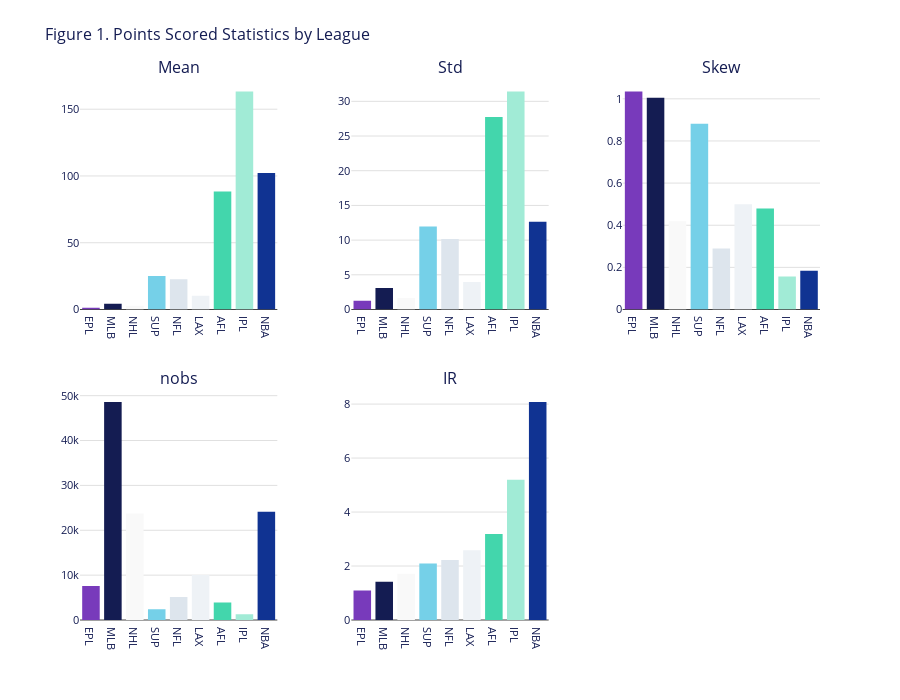

Notebook code for this chart:
### Code cell
# Create static seaborn catplot
grid = sns.catplot(point_stats.reset_index().melt(['LEAGUE']),
                   kind="bar",
                   x="LEAGUE",
                   y="value",
                   hue="LEAGUE",
                   col="variable",
                   col_wrap=3,
                   sharey=False)
grid.set_axis_labels("", "")
grid.set_titles("{col_name} (Points Scored)")

# Apply custom styling
style_catplot(grid, chart_colors)
plt.show()

# Create and display interactive Plotly version with same layout
fig = create_plotly_catplot(
    data=point_stats.reset_index().melt(['LEAGUE']),
    x_col="LEAGUE",
    y_col="value",
    hue_col="LEAGUE",
    col_col="variable",
    col_wrap=3,  # Same as seaborn version
    title="Figure 1. Points Scored Statistics by League",
    sharey=False
)

# Display interactive plot in notebook
fig.show()

# Export both HTML and JSON versions
export_plot(fig, "point_stats_catplot", "Points Scored Statistics")

### Figure 1 — Plotly figure (JSON) as saved in the notebook; plotly's stock layout.template omitted (floating-point values rounded to 4 significant figures)
{"data": [{"hovertemplate": "LEAGUE: EPL<br>LEAGUE: %{x}<br>value: %{y}<extra></extra>", "marker": {"color": "#783ABB"}, "name": "EPL", "showlegend": true, "type": "bar", "x": ["EPL"], "xaxis": "x", "y": [1.375], "yaxis": "y"}, {"hovertemplate": "LEAGUE: MLB<br>LEAGUE: %{x}<br>value: %{y}<extra></extra>", "marker": {"color": "#141C52"}, "name": "MLB", "showlegend": true, "type": "bar", "x": ["MLB"], "xaxis": "x", "y": [4.388], "yaxis": "y"}, {"hovertemplate": "LEAGUE: NHL<br>LEAGUE: %{x}<br>value: %{y}<extra></extra>", "marker": {"color": "#F9F9F9"}, "name": "NHL", "showlegend": true, "type": "bar", "x": ["NHL"], "xaxis": "x", "y": [2.808], "yaxis": "y"}, {"hovertemplate": "LEAGUE: SUP<br>LEAGUE: %{x}<br>value: %{y}<extra></extra>", "marker": {"color": "#75D0E8"}, "name": "SUP", "showlegend": true, "type": "bar", "x": ["SUP"], "xaxis": "x", "y": [25.1], "yaxis": "y"}, {"hovertemplate": "LEAGUE: NFL<br>LEAGUE: %{x}<br>value: %{y}<extra></extra>", "marker": {"color": "#DDE5ED"}, "name": "NFL", "showlegend": true, "type": "bar", "x": ["NFL"], "xaxis": "x", "y": [22.64], "yaxis": "y"}, {"hovertemplate": "LEAGUE: LAX<br>LEAGUE: %{x}<br>value: %{y}<extra></extra>", "marker": {"color": "#EEF2F6"}, "name": "LAX", "showlegend": true, "type": "bar", "x": ["LAX"], "xaxis": "x", "y": [10.26], "yaxis": "y"}, {"hovertemplate": "LEAGUE: AFL<br>LEAGUE: %{x}<br>value: %{y}<extra></extra>", "marker": {"color": "#43D6AC"}, "name": "AFL", "showlegend": true, "type": "bar", "x": ["AFL"], "xaxis": "x", "y": [88.3], "yaxis": "y"}, {"hovertemplate": "LEAGUE: IPL<br>LEAGUE: %{x}<br>value: %{y}<extra></extra>", "marker": {"color": "#A1EBD6"}, "name": "IPL", "showlegend": true, "type": "bar", "x": ["IPL"], "xaxis": "x", "y": [163.3], "yaxis": "y"}, {"hovertemplate": "LEAGUE: NBA<br>LEAGUE: %{x}<br>value: %{y}<extra></extra>", "marker": {"color": "#103392"}, "name": "NBA", "showlegend": true, "type": "bar", "x": ["NBA"], "xaxis": "x", "y": [102.2], "yaxis": "y"}, {"hovertemplate": "LEAGUE: EPL<br>LEAGUE: %{x}<br>value: %{y}<extra></extra>", "marker": {"color": "#783ABB"}, "name": "EPL", "showlegend": false, "type": "bar", "x": ["EPL"], "xaxis": "x2", "y": [1.259], "yaxis": "y2"}, {"hovertemplate": "LEAGUE: MLB<br>LEAGUE: %{x}<br>value: %{y}<extra></extra>", "marker": {"color": "#141C52"}, "name": "MLB", "showlegend": false, "type": "bar", "x": ["MLB"], "xaxis": "x2", "y": [3.097], "yaxis": "y2"}, {"hovertemplate": "LEAGUE: NHL<br>LEAGUE: %{x}<br>value: %{y}<extra></extra>", "marker": {"color": "#F9F9F9"}, "name": "NHL", "showlegend": false, "type": "bar", "x": ["NHL"], "xaxis": "x2", "y": [1.64], "yaxis": "y2"}, {"hovertemplate": "LEAGUE: SUP<br>LEAGUE: %{x}<br>value: %{y}<extra></extra>", "marker": {"color": "#75D0E8"}, "name": "SUP", "showlegend": false, "type": "bar", "x": ["SUP"], "xaxis": "x2", "y": [11.97], "yaxis": "y2"}, {"hovertemplate": "LEAGUE: NFL<br>LEAGUE: %{x}<br>value: %{y}<extra></extra>", "marker": {"color": "#DDE5ED"}, "name": "NFL", "showlegend": false, "type": "bar", "x": ["NFL"], "xaxis": "x2", "y": [10.18], "yaxis": "y2"}, {"hovertemplate": "LEAGUE: LAX<br>LEAGUE: %{x}<br>value: %{y}<extra></extra>", "marker": {"color": "#EEF2F6"}, "name": "LAX", "showlegend": false, "type": "bar", "x": ["LAX"], "xaxis": "x2", "y": [3.978], "yaxis": "y2"}, {"hovertemplate": "LEAGUE: AFL<br>LEAGUE: %{x}<br>value: %{y}<extra></extra>", "marker": {"color": "#43D6AC"}, "name": "AFL", "showlegend": false, "type": "bar", "x": ["AFL"], "xaxis": "x2", "y": [27.75], "yaxis": "y2"}, {"hovertemplate": "LEAGUE: IPL<br>LEAGUE: %{x}<br>value: %{y}<extra></extra>", "marker": {"color": "#A1EBD6"}, "name": "IPL", "showlegend": false, "type": "bar", "x": ["IPL"], "xaxis": "x2", "y": [31.42], "yaxis": "y2"}, {"hovertemplate": "LEAGUE: NBA<br>LEAGUE: %{x}<br>value: %{y}<extra></extra>", "marker": {"color": "#103392"}, "name": "NBA", "showlegend": false, "type": "bar", "x": ["NBA"], "xaxis": "x2", "y": [12.66], "yaxis": "y2"}, {"hovertemplate": "LEAGUE: EPL<br>LEAGUE: %{x}<br>value: %{y}<extra></extra>", "marker": {"color": "#783ABB"}, "name": "EPL", "showlegend": false, "type": "bar", "x": ["EPL"], "xaxis": "x3", "y": [1.035], "yaxis": "y3"}, {"hovertemplate": "LEAGUE: MLB<br>LEAGUE: %{x}<br>value: %{y}<extra></extra>", "marker": {"color": "#141C52"}, "name": "MLB", "showlegend": false, "type": "bar", "x": ["MLB"], "xaxis": "x3", "y": [1.005], "yaxis": "y3"}, {"hovertemplate": "LEAGUE: NHL<br>LEAGUE: %{x}<br>value: %{y}<extra></extra>", "marker": {"color": "#F9F9F9"}, "name": "NHL", "showlegend": false, "type": "bar", "x": ["NHL"], "xaxis": "x3", "y": [0.419], "yaxis": "y3"}, {"hovertemplate": "LEAGUE: SUP<br>LEAGUE: %{x}<br>value: %{y}<extra></extra>", "marker": {"color": "#75D0E8"}, "name": "SUP", "showlegend": false, "type": "bar", "x": ["SUP"], "xaxis": "x3", "y": [0.8817], "yaxis": "y3"}, {"hovertemplate": "LEAGUE: NFL<br>LEAGUE: %{x}<br>value: %{y}<extra></extra>", "marker": {"color": "#DDE5ED"}, "name": "NFL", "showlegend": false, "type": "bar", "x": ["NFL"], "xaxis": "x3", "y": [0.2894], "yaxis": "y3"}, {"hovertemplate": "LEAGUE: LAX<br>LEAGUE: %{x}<br>value: %{y}<extra></extra>", "marker": {"color": "#EEF2F6"}, "name": "LAX", "showlegend": false, "type": "bar", "x": ["LAX"], "xaxis": "x3", "y": [0.4992], "yaxis": "y3"}, {"hovertemplate": "LEAGUE: AFL<br>LEAGUE: %{x}<br>value: %{y}<extra></extra>", "marker": {"color": "#43D6AC"}, "name": "AFL", "showlegend": false, "type": "bar", "x": ["AFL"], "xaxis": "x3", "y": [0.4799], "yaxis": "y3"}, {"hovertemplate": "LEAGUE: IPL<br>LEAGUE: %{x}<br>value: %{y}<extra></extra>", "marker": {"color": "#A1EBD6"}, "name": "IPL", "showlegend": false, "type": "bar", "x": ["IPL"], "xaxis": "x3", "y": [0.1566], "yaxis": "y3"}, {"hovertemplate": "LEAGUE: NBA<br>LEAGUE: %{x}<br>value: %{y}<extra></extra>", "marker": {"color": "#103392"}, "name": "NBA", "showlegend": false, "type": "bar", "x": ["NBA"], "xaxis": "x3", "y": [0.1835], "yaxis": "y3"}, {"hovertemplate": "LEAGUE: EPL<br>LEAGUE: %{x}<br>value: %{y}<extra></extra>", "marker": {"color": "#783ABB"}, "name": "EPL", "showlegend": false, "type": "bar", "x": ["EPL"], "xaxis": "x4", "y": [7600.0], "yaxis": "y4"}, {"hovertemplate": "LEAGUE: MLB<br>LEAGUE: %{x}<br>value: %{y}<extra></extra>", "marker": {"color": "#141C52"}, "name": "MLB", "showlegend": false, "type": "bar", "x": ["MLB"], "xaxis": "x4", "y": [48590.0], "yaxis": "y4"}, {"hovertemplate": "LEAGUE: NHL<br>LEAGUE: %{x}<br>value: %{y}<extra></extra>", "marker": {"color": "#F9F9F9"}, "name": "NHL", "showlegend": false, "type": "bar", "x": ["NHL"], "xaxis": "x4", "y": [23740.0], "yaxis": "y4"}, {"hovertemplate": "LEAGUE: SUP<br>LEAGUE: %{x}<br>value: %{y}<extra></extra>", "marker": {"color": "#75D0E8"}, "name": "SUP", "showlegend": false, "type": "bar", "x": ["SUP"], "xaxis": "x4", "y": [2402.0], "yaxis": "y4"}, {"hovertemplate": "LEAGUE: NFL<br>LEAGUE: %{x}<br>value: %{y}<extra></extra>", "marker": {"color": "#DDE5ED"}, "name": "NFL", "showlegend": false, "type": "bar", "x": ["NFL"], "xaxis": "x4", "y": [5120.0], "yaxis": "y4"}, {"hovertemplate": "LEAGUE: LAX<br>LEAGUE: %{x}<br>value: %{y}<extra></extra>", "marker": {"color": "#EEF2F6"}, "name": "LAX", "showlegend": false, "type": "bar", "x": ["LAX"], "xaxis": "x4", "y": [10010.0], "yaxis": "y4"}, {"hovertemplate": "LEAGUE: AFL<br>LEAGUE: %{x}<br>value: %{y}<extra></extra>", "marker": {"color": "#43D6AC"}, "name": "AFL", "showlegend": false, "type": "bar", "x": ["AFL"], "xaxis": "x4", "y": [3892.0], "yaxis": "y4"}, {"hovertemplate": "LEAGUE: IPL<br>LEAGUE: %{x}<br>value: %{y}<extra></extra>", "marker": {"color": "#A1EBD6"}, "name": "IPL", "showlegend": false, "type": "bar", "x": ["IPL"], "xaxis": "x4", "y": [1274.0], "yaxis": "y4"}, {"hovertemplate": "LEAGUE: NBA<br>LEAGUE: %{x}<br>value: %{y}<extra></extra>", "marker": {"color": "#103392"}, "name": "NBA", "showlegend": false, "type": "bar", "x": ["NBA"], "xaxis": "x4", "y": [24120.0], "yaxis": "y4"}, {"hovertemplate": "LEAGUE: EPL<br>LEAGUE: %{x}<br>value: %{y}<extra></extra>", "marker": {"color": "#783ABB"}, "name": "EPL", "showlegend": false, "type": "bar", "x": ["EPL"], "xaxis": "x5", "y": [1.092], "yaxis": "y5"}, {"hovertemplate": "LEAGUE: MLB<br>LEAGUE: %{x}<br>value: %{y}<extra></extra>", "marker": {"color": "#141C52"}, "name": "MLB", "showlegend": false, "type": "bar", "x": ["MLB"], "xaxis": "x5", "y": [1.417], "yaxis": "y5"}, {"hovertemplate": "LEAGUE: NHL<br>LEAGUE: %{x}<br>value: %{y}<extra></extra>", "marker": {"color": "#F9F9F9"}, "name": "NHL", "showlegend": false, "type": "bar", "x": ["NHL"], "xaxis": "x5", "y": [1.712], "yaxis": "y5"}, {"hovertemplate": "LEAGUE: SUP<br>LEAGUE: %{x}<br>value: %{y}<extra></extra>", "marker": {"color": "#75D0E8"}, "name": "SUP", "showlegend": false, "type": "bar", "x": ["SUP"], "xaxis": "x5", "y": [2.096], "yaxis": "y5"}, {"hovertemplate": "LEAGUE: NFL<br>LEAGUE: %{x}<br>value: %{y}<extra></extra>", "marker": {"color": "#DDE5ED"}, "name": "NFL", "showlegend": false, "type": "bar", "x": ["NFL"], "xaxis": "x5", "y": [2.225], "yaxis": "y5"}, {"hovertemplate": "LEAGUE: LAX<br>LEAGUE: %{x}<br>value: %{y}<extra></extra>", "marker": {"color": "#EEF2F6"}, "name": "LAX", "showlegend": false, "type": "bar", "x": ["LAX"], "xaxis": "x5", "y": [2.58], "yaxis": "y5"}, {"hovertemplate": "LEAGUE: AFL<br>LEAGUE: %{x}<br>value: %{y}<extra></extra>", "marker": {"color": "#43D6AC"}, "name": "AFL", "showlegend": false, "type": "bar", "x": ["AFL"], "xaxis": "x5", "y": [3.182], "yaxis": "y5"}, {"hovertemplate": "LEAGUE: IPL<br>LEAGUE: %{x}<br>value: %{y}<extra></extra>", "marker": {"color": "#A1EBD6"}, "name": "IPL", "showlegend": false, "type": "bar", "x": ["IPL"], "xaxis": "x5", "y": [5.197], "yaxis": "y5"}, {"hovertemplate": "LEAGUE: NBA<br>LEAGUE: %{x}<br>value: %{y}<extra></extra>", "marker": {"color": "#103392"}, "name": "NBA", "showlegend": false, "type": "bar", "x": ["NBA"], "xaxis": "x5", "y": [8.078], "yaxis": "y5"}], "layout": {"annotations": [{"font": {"size": 16}, "showarrow": false, "text": "Mean", "x": 0.1333, "xanchor": "center", "xref": "paper", "y": 1, "yanchor": "bottom", "yref": "paper"}, {"font": {"size": 16}, "showarrow": false, "text": "Std", "x": 0.5, "xanchor": "center", "xref": "paper", "y": 1, "yanchor": "bottom", "yref": "paper"}, {"font": {"size": 16}, "showarrow": false, "text": "Skew", "x": 0.8667, "xanchor": "center", "xref": "paper", "y": 1, "yanchor": "bottom", "yref": "paper"}, {"font": {"size": 16}, "showarrow": false, "text": "nobs", "x": 0.1333, "xanchor": "center", "xref": "paper", "y": 0.425, "yanchor": "bottom", "yref": "paper"}, {"font": {"size": 16}, "showarrow": false, "text": "IR", "x": 0.5, "xanchor": "center", "xref": "paper", "y": 0.425, "yanchor": "bottom", "yref": "paper"}], "height": 700, "margin": {"b": 80, "l": 80, "r": 80, "t": 80}, "showlegend": false, "title": {"text": "Figure 1. Points Scored Statistics by League"}, "xaxis": {"anchor": "y", "domain": [0, 0.2667], "title": {"text": ""}}, "xaxis2": {"anchor": "y2", "domain": [0.3667, 0.6333], "title": {"text": ""}}, "xaxis3": {"anchor": "y3", "domain": [0.7333, 1], "title": {"text": ""}}, "xaxis4": {"anchor": "y4", "domain": [0, 0.2667], "title": {"text": ""}}, "xaxis5": {"anchor": "y5", "domain": [0.3667, 0.6333], "title": {"text": ""}}, "xaxis6": {"anchor": "y6", "domain": [0.7333, 1], "title": {"text": ""}}, "yaxis": {"anchor": "x", "domain": [0.575, 1], "title": {"text": ""}}, "yaxis2": {"anchor": "x2", "domain": [0.575, 1], "title": {"text": ""}}, "yaxis3": {"anchor": "x3", "domain": [0.575, 1], "title": {"text": ""}}, "yaxis4": {"anchor": "x4", "domain": [0, 0.425], "title": {"text": ""}}, "yaxis5": {"anchor": "x5", "domain": [0, 0.425], "title": {"text": ""}}, "yaxis6": {"anchor": "x6", "domain": [0, 0.425], "title": {"text": ""}}}}
